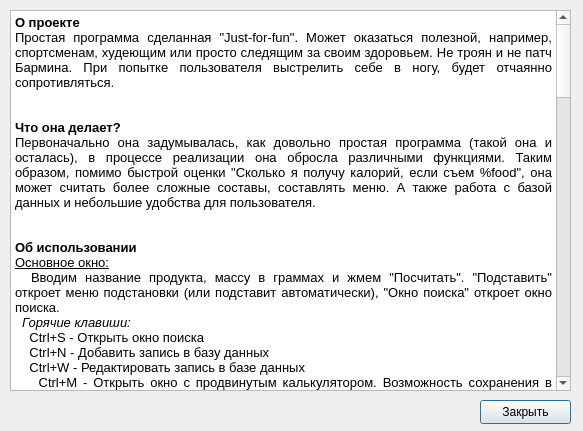
<?xml version="1.0" encoding="UTF-8"?>
<ui version="4.0">
 <class>Help_Window</class>
 <widget class="QMainWindow" name="Help_Window">
  <property name="geometry">
   <rect>
    <x>0</x>
    <y>0</y>
    <width>583</width>
    <height>431</height>
   </rect>
  </property>
  <property name="windowTitle">
   <string>Помощь</string>
  </property>
  <widget class="QWidget" name="centralwidget">
   <widget class="QPushButton" name="exitbut">
    <property name="geometry">
     <rect>
      <x>480</x>
      <y>400</y>
      <width>91</width>
      <height>24</height>
     </rect>
    </property>
    <property name="text">
     <string>Закрыть</string>
    </property>
    <property name="default">
     <bool>true</bool>
    </property>
   </widget>
   <widget class="QTextBrowser" name="text">
    <property name="geometry">
     <rect>
      <x>10</x>
      <y>10</y>
      <width>561</width>
      <height>381</height>
     </rect>
    </property>
    <property name="html">
     <string>&lt;!DOCTYPE HTML PUBLIC &quot;-//W3C//DTD HTML 4.0//EN&quot; &quot;http://www.w3.org/TR/REC-html40/strict.dtd&quot;&gt;
&lt;html&gt;&lt;head&gt;&lt;meta name=&quot;qrichtext&quot; content=&quot;1&quot; /&gt;&lt;style type=&quot;text/css&quot;&gt;
p, li { white-space: pre-wrap; }
&lt;/style&gt;&lt;/head&gt;&lt;body style=&quot; font-family:'Droid Sans'; font-size:10pt; font-weight:400; font-style:normal;&quot;&gt;
&lt;p align=&quot;justify&quot; style=&quot; margin-top:0px; margin-bottom:0px; margin-left:0px; margin-right:0px; -qt-block-indent:0; text-indent:0px;&quot;&gt;&lt;span style=&quot; font-weight:600;&quot;&gt;О проекте&lt;/span&gt;&lt;/p&gt;
&lt;p align=&quot;justify&quot; style=&quot; margin-top:0px; margin-bottom:0px; margin-left:0px; margin-right:0px; -qt-block-indent:0; text-indent:0px;&quot;&gt;Простая программа сделанная &amp;quot;Just-for-fun&amp;quot;. Может оказаться полезной, например, спортсменам, худеющим или просто следящим за своим здоровьем. Не троян и не патч Бармина. При попытке пользователя выстрелить себе в ногу, будет отчаянно сопротивляться.&lt;/p&gt;
&lt;p align=&quot;justify&quot; style=&quot;-qt-paragraph-type:empty; margin-top:0px; margin-bottom:0px; margin-left:0px; margin-right:0px; -qt-block-indent:0; text-indent:0px;&quot;&gt;&lt;br /&gt;&lt;/p&gt;
&lt;p align=&quot;justify&quot; style=&quot;-qt-paragraph-type:empty; margin-top:0px; margin-bottom:0px; margin-left:0px; margin-right:0px; -qt-block-indent:0; text-indent:0px;&quot;&gt;&lt;br /&gt;&lt;/p&gt;
&lt;p align=&quot;justify&quot; style=&quot; margin-top:0px; margin-bottom:0px; margin-left:0px; margin-right:0px; -qt-block-indent:0; text-indent:0px;&quot;&gt;&lt;span style=&quot; font-weight:600;&quot;&gt;Что она делает?&lt;/span&gt;&lt;/p&gt;
&lt;p align=&quot;justify&quot; style=&quot; margin-top:0px; margin-bottom:0px; margin-left:0px; margin-right:0px; -qt-block-indent:0; text-indent:0px;&quot;&gt;Первоначально она задумывалась, как довольно простая программа (такой она и осталась), в процессе реализации она обросла различными функциями. Таким образом, помимо быстрой оценки &amp;quot;Сколько я получу калорий, если съем %food&amp;quot;, она может считать более сложные составы, составлять меню. А также работа с базой данных и небольшие удобства для пользователя.&lt;/p&gt;
&lt;p align=&quot;justify&quot; style=&quot;-qt-paragraph-type:empty; margin-top:0px; margin-bottom:0px; margin-left:0px; margin-right:0px; -qt-block-indent:0; text-indent:0px;&quot;&gt;&lt;br /&gt;&lt;/p&gt;
&lt;p align=&quot;justify&quot; style=&quot;-qt-paragraph-type:empty; margin-top:0px; margin-bottom:0px; margin-left:0px; margin-right:0px; -qt-block-indent:0; text-indent:0px;&quot;&gt;&lt;br /&gt;&lt;/p&gt;
&lt;p align=&quot;justify&quot; style=&quot; margin-top:0px; margin-bottom:0px; margin-left:0px; margin-right:0px; -qt-block-indent:0; text-indent:0px;&quot;&gt;&lt;span style=&quot; font-weight:600;&quot;&gt;Об использовании&lt;/span&gt;&lt;/p&gt;
&lt;p align=&quot;justify&quot; style=&quot; margin-top:0px; margin-bottom:0px; margin-left:0px; margin-right:0px; -qt-block-indent:0; text-indent:0px;&quot;&gt;&lt;span style=&quot; text-decoration: underline;&quot;&gt;Основное окно:&lt;/span&gt;&lt;/p&gt;
&lt;p align=&quot;justify&quot; style=&quot; margin-top:0px; margin-bottom:0px; margin-left:0px; margin-right:0px; -qt-block-indent:0; text-indent:0px;&quot;&gt;  Вводим название продукта, массу в граммах и жмем &amp;quot;Посчитать&amp;quot;. &amp;quot;Подставить&amp;quot; откроет меню подстановки (или подставит автоматически), &amp;quot;Окно поиска&amp;quot; откроет окно поиска.&lt;/p&gt;
&lt;p align=&quot;justify&quot; style=&quot; margin-top:0px; margin-bottom:0px; margin-left:0px; margin-right:0px; -qt-block-indent:0; text-indent:0px;&quot;&gt;  &lt;span style=&quot; font-style:italic;&quot;&gt;Горячие клавиши:&lt;/span&gt;&lt;/p&gt;
&lt;p align=&quot;justify&quot; style=&quot; margin-top:0px; margin-bottom:0px; margin-left:0px; margin-right:0px; -qt-block-indent:0; text-indent:0px;&quot;&gt;    Ctrl+S - Открыть окно поиска&lt;/p&gt;
&lt;p align=&quot;justify&quot; style=&quot; margin-top:0px; margin-bottom:0px; margin-left:0px; margin-right:0px; -qt-block-indent:0; text-indent:0px;&quot;&gt;    Ctrl+N - Добавить запись в базу данных&lt;/p&gt;
&lt;p align=&quot;justify&quot; style=&quot; margin-top:0px; margin-bottom:0px; margin-left:0px; margin-right:0px; -qt-block-indent:0; text-indent:0px;&quot;&gt;    Ctrl+W - Редактировать запись в базе данных&lt;/p&gt;
&lt;p align=&quot;justify&quot; style=&quot; margin-top:0px; margin-bottom:0px; margin-left:0px; margin-right:0px; -qt-block-indent:0; text-indent:0px;&quot;&gt;    Ctrl+M - Открыть окно с продвинутым калькулятором. Возможность сохранения в файл&lt;/p&gt;
&lt;p align=&quot;justify&quot; style=&quot; margin-top:0px; margin-bottom:0px; margin-left:0px; margin-right:0px; -qt-block-indent:0; text-indent:0px;&quot;&gt;    Ctrl+Q - Выход&lt;/p&gt;
&lt;p align=&quot;justify&quot; style=&quot; margin-top:0px; margin-bottom:0px; margin-left:0px; margin-right:0px; -qt-block-indent:0; text-indent:0px;&quot;&gt;    F1     - Эта справка&lt;/p&gt;
&lt;p align=&quot;justify&quot; style=&quot; margin-top:0px; margin-bottom:0px; margin-left:0px; margin-right:0px; -qt-block-indent:0; text-indent:0px;&quot;&gt;    Tab    - Переключение по объектам&lt;/p&gt;
&lt;p align=&quot;justify&quot; style=&quot; margin-top:0px; margin-bottom:0px; margin-left:0px; margin-right:0px; -qt-block-indent:0; text-indent:0px;&quot;&gt;    Enter (в строке поиска) - откроет меню подстановки&lt;/p&gt;
&lt;p align=&quot;justify&quot; style=&quot;-qt-paragraph-type:empty; margin-top:0px; margin-bottom:0px; margin-left:0px; margin-right:0px; -qt-block-indent:0; text-indent:0px;&quot;&gt;&lt;br /&gt;&lt;/p&gt;
&lt;p align=&quot;justify&quot; style=&quot; margin-top:0px; margin-bottom:0px; margin-left:0px; margin-right:0px; -qt-block-indent:0; text-indent:0px;&quot;&gt;&lt;span style=&quot; text-decoration: underline;&quot;&gt;Окно поиска:&lt;/span&gt;&lt;/p&gt;
&lt;p align=&quot;justify&quot; style=&quot; margin-top:0px; margin-bottom:0px; margin-left:0px; margin-right:0px; -qt-block-indent:0; text-indent:0px;&quot;&gt;  Вводим что-нибудь. Что-нибудь получим в ответ.&lt;/p&gt;
&lt;p align=&quot;justify&quot; style=&quot; margin-top:0px; margin-bottom:0px; margin-left:0px; margin-right:0px; -qt-block-indent:0; text-indent:0px;&quot;&gt;  &lt;span style=&quot; font-style:italic;&quot;&gt;Горячие клавиши:&lt;/span&gt;&lt;/p&gt;
&lt;p align=&quot;justify&quot; style=&quot; margin-top:0px; margin-bottom:0px; margin-left:0px; margin-right:0px; -qt-block-indent:0; text-indent:0px;&quot;&gt;    Esc    - закрыть окно&lt;/p&gt;
&lt;p align=&quot;justify&quot; style=&quot; margin-top:0px; margin-bottom:0px; margin-left:0px; margin-right:0px; -qt-block-indent:0; text-indent:0px;&quot;&gt;    Tab    - Переключение по объектам&lt;/p&gt;
&lt;p align=&quot;justify&quot; style=&quot; margin-top:0px; margin-bottom:0px; margin-left:0px; margin-right:0px; -qt-block-indent:0; text-indent:0px;&quot;&gt;    Enter (в строке поиска) - аналогично нажатию на кнопку &amp;quot;Искать&amp;quot;&lt;/p&gt;
&lt;p align=&quot;justify&quot; style=&quot;-qt-paragraph-type:empty; margin-top:0px; margin-bottom:0px; margin-left:0px; margin-right:0px; -qt-block-indent:0; text-indent:0px;&quot;&gt;&lt;br /&gt;&lt;/p&gt;
&lt;p align=&quot;justify&quot; style=&quot; margin-top:0px; margin-bottom:0px; margin-left:0px; margin-right:0px; -qt-block-indent:0; text-indent:0px;&quot;&gt;&lt;span style=&quot; text-decoration: underline;&quot;&gt;Добавление записи в базу данных:&lt;/span&gt;&lt;/p&gt;
&lt;p align=&quot;justify&quot; style=&quot; margin-top:0px; margin-bottom:0px; margin-left:0px; margin-right:0px; -qt-block-indent:0; text-indent:0px;&quot;&gt;  Запись в базу данных. Оставлять числовые поля пустыми не возбраняется.&lt;/p&gt;
&lt;p align=&quot;justify&quot; style=&quot; margin-top:0px; margin-bottom:0px; margin-left:0px; margin-right:0px; -qt-block-indent:0; text-indent:0px;&quot;&gt;  &lt;span style=&quot; font-style:italic;&quot;&gt;Горячие клавиши:&lt;/span&gt;&lt;/p&gt;
&lt;p align=&quot;justify&quot; style=&quot; margin-top:0px; margin-bottom:0px; margin-left:0px; margin-right:0px; -qt-block-indent:0; text-indent:0px;&quot;&gt;    Esc    - закрыть окно&lt;/p&gt;
&lt;p align=&quot;justify&quot; style=&quot; margin-top:0px; margin-bottom:0px; margin-left:0px; margin-right:0px; -qt-block-indent:0; text-indent:0px;&quot;&gt;    Tab    - Переключение по объектам&lt;/p&gt;
&lt;p align=&quot;justify&quot; style=&quot;-qt-paragraph-type:empty; margin-top:0px; margin-bottom:0px; margin-left:0px; margin-right:0px; -qt-block-indent:0; text-indent:0px;&quot;&gt;&lt;br /&gt;&lt;/p&gt;
&lt;p align=&quot;justify&quot; style=&quot; margin-top:0px; margin-bottom:0px; margin-left:0px; margin-right:0px; -qt-block-indent:0; text-indent:0px;&quot;&gt;&lt;span style=&quot; text-decoration: underline;&quot;&gt;Редактирование записи в базе данных:&lt;/span&gt;&lt;/p&gt;
&lt;p align=&quot;justify&quot; style=&quot; margin-top:0px; margin-bottom:0px; margin-left:0px; margin-right:0px; -qt-block-indent:0; text-indent:0px;&quot;&gt;  Редактирование базы данных. Имя изменить нельзя. Оставлять числовые поля пустыми не возбраняется. &amp;quot;Подставить&amp;quot; откроет меню подстановки (или подставит автоматически), &amp;quot;Окно поиска&amp;quot; откроет окно поиска, &amp;quot;Удалить&amp;quot; - удалить запись из базы данных.&lt;/p&gt;
&lt;p align=&quot;justify&quot; style=&quot; margin-top:0px; margin-bottom:0px; margin-left:0px; margin-right:0px; -qt-block-indent:0; text-indent:0px;&quot;&gt;  &lt;span style=&quot; font-style:italic;&quot;&gt;Горячие клавиши:&lt;/span&gt;&lt;/p&gt;
&lt;p align=&quot;justify&quot; style=&quot; margin-top:0px; margin-bottom:0px; margin-left:0px; margin-right:0px; -qt-block-indent:0; text-indent:0px;&quot;&gt;    Esc    - закрыть окно&lt;/p&gt;
&lt;p align=&quot;justify&quot; style=&quot; margin-top:0px; margin-bottom:0px; margin-left:0px; margin-right:0px; -qt-block-indent:0; text-indent:0px;&quot;&gt;    Tab    - Переключение по объектам&lt;/p&gt;
&lt;p align=&quot;justify&quot; style=&quot; margin-top:0px; margin-bottom:0px; margin-left:0px; margin-right:0px; -qt-block-indent:0; text-indent:0px;&quot;&gt;    Enter (в строке поиска) - откроет меню подстановки&lt;/p&gt;
&lt;p align=&quot;justify&quot; style=&quot;-qt-paragraph-type:empty; margin-top:0px; margin-bottom:0px; margin-left:0px; margin-right:0px; -qt-block-indent:0; text-indent:0px;&quot;&gt;&lt;br /&gt;&lt;/p&gt;
&lt;p align=&quot;justify&quot; style=&quot; margin-top:0px; margin-bottom:0px; margin-left:0px; margin-right:0px; -qt-block-indent:0; text-indent:0px;&quot;&gt;&lt;span style=&quot; text-decoration: underline;&quot;&gt;Создать меню:&lt;/span&gt;&lt;/p&gt;
&lt;p align=&quot;justify&quot; style=&quot; margin-top:0px; margin-bottom:0px; margin-left:0px; margin-right:0px; -qt-block-indent:0; text-indent:0px;&quot;&gt;  Можно посчитать несколько продуктов. И сохранить их в файл (&amp;quot;Сохранить в файл&amp;quot;). &amp;quot;Подставить&amp;quot; откроет меню подстановки (или подставит автоматически), &amp;quot;Окно поиска&amp;quot; откроет окно поиска, &amp;quot;Искать&amp;quot; ищет искомое в базе данных и обновляет числа, &amp;quot;Добавить&amp;quot; - добавляет  продукт и его массу в общий список.&lt;/p&gt;
&lt;p align=&quot;justify&quot; style=&quot; margin-top:0px; margin-bottom:0px; margin-left:0px; margin-right:0px; -qt-block-indent:0; text-indent:0px;&quot;&gt;  &lt;span style=&quot; font-style:italic;&quot;&gt;Горячие клавиши:&lt;/span&gt;&lt;/p&gt;
&lt;p align=&quot;justify&quot; style=&quot; margin-top:0px; margin-bottom:0px; margin-left:0px; margin-right:0px; -qt-block-indent:0; text-indent:0px;&quot;&gt;    Esc    - закрыть окно&lt;/p&gt;
&lt;p align=&quot;justify&quot; style=&quot; margin-top:0px; margin-bottom:0px; margin-left:0px; margin-right:0px; -qt-block-indent:0; text-indent:0px;&quot;&gt;    Tab    - Переключение по объектам&lt;/p&gt;
&lt;p align=&quot;justify&quot; style=&quot; margin-top:0px; margin-bottom:0px; margin-left:0px; margin-right:0px; -qt-block-indent:0; text-indent:0px;&quot;&gt;    Enter (в строке поиска) - откроет меню подстановки&lt;/p&gt;
&lt;p align=&quot;justify&quot; style=&quot;-qt-paragraph-type:empty; margin-top:0px; margin-bottom:0px; margin-left:0px; margin-right:0px; -qt-block-indent:0; text-indent:0px;&quot;&gt;&lt;br /&gt;&lt;/p&gt;
&lt;p align=&quot;justify&quot; style=&quot; margin-top:0px; margin-bottom:0px; margin-left:0px; margin-right:0px; -qt-block-indent:0; text-indent:0px;&quot;&gt;&lt;span style=&quot; text-decoration: underline;&quot;&gt;Выбрать базу данных:&lt;/span&gt;&lt;/p&gt;
&lt;p align=&quot;justify&quot; style=&quot; margin-top:0px; margin-bottom:0px; margin-left:0px; margin-right:0px; -qt-block-indent:0; text-indent:0px;&quot;&gt;  Выбирает базу данных и пишет в файл настроек.&lt;/p&gt;
&lt;p align=&quot;justify&quot; style=&quot; margin-top:0px; margin-bottom:0px; margin-left:0px; margin-right:0px; -qt-block-indent:0; text-indent:0px;&quot;&gt;  Г&lt;span style=&quot; font-style:italic;&quot;&gt;орячие клавиши:&lt;/span&gt;&lt;/p&gt;
&lt;p align=&quot;justify&quot; style=&quot; margin-top:0px; margin-bottom:0px; margin-left:0px; margin-right:0px; -qt-block-indent:0; text-indent:0px;&quot;&gt;    Esc    - закрыть окно&lt;/p&gt;
&lt;p align=&quot;justify&quot; style=&quot; margin-top:0px; margin-bottom:0px; margin-left:0px; margin-right:0px; -qt-block-indent:0; text-indent:0px;&quot;&gt;    Tab    - Переключение по объектам&lt;/p&gt;
&lt;p align=&quot;justify&quot; style=&quot;-qt-paragraph-type:empty; margin-top:0px; margin-bottom:0px; margin-left:0px; margin-right:0px; -qt-block-indent:0; text-indent:0px;&quot;&gt;&lt;br /&gt;&lt;/p&gt;
&lt;p align=&quot;justify&quot; style=&quot; margin-top:0px; margin-bottom:0px; margin-left:0px; margin-right:0px; -qt-block-indent:0; text-indent:0px;&quot;&gt;&lt;span style=&quot; text-decoration: underline;&quot;&gt;Скопировать базу данных:&lt;/span&gt;&lt;/p&gt;
&lt;p align=&quot;justify&quot; style=&quot; margin-top:0px; margin-bottom:0px; margin-left:0px; margin-right:0px; -qt-block-indent:0; text-indent:0px;&quot;&gt;  Копирует текущую базу данных.&lt;/p&gt;
&lt;p align=&quot;justify&quot; style=&quot; margin-top:0px; margin-bottom:0px; margin-left:0px; margin-right:0px; -qt-block-indent:0; text-indent:0px;&quot;&gt;  &lt;span style=&quot; font-style:italic;&quot;&gt;Горячие клавиши:&lt;/span&gt;&lt;/p&gt;
&lt;p align=&quot;justify&quot; style=&quot; margin-top:0px; margin-bottom:0px; margin-left:0px; margin-right:0px; -qt-block-indent:0; text-indent:0px;&quot;&gt;    Esc    - закрыть окно&lt;/p&gt;
&lt;p align=&quot;justify&quot; style=&quot; margin-top:0px; margin-bottom:0px; margin-left:0px; margin-right:0px; -qt-block-indent:0; text-indent:0px;&quot;&gt;    Tab    - Переключение по объектам&lt;/p&gt;
&lt;p align=&quot;justify&quot; style=&quot;-qt-paragraph-type:empty; margin-top:0px; margin-bottom:0px; margin-left:0px; margin-right:0px; -qt-block-indent:0; text-indent:0px;&quot;&gt;&lt;br /&gt;&lt;/p&gt;
&lt;p align=&quot;justify&quot; style=&quot; margin-top:0px; margin-bottom:0px; margin-left:0px; margin-right:0px; -qt-block-indent:0; text-indent:0px;&quot;&gt;&lt;span style=&quot; text-decoration: underline;&quot;&gt;Выбрать язык:&lt;/span&gt;&lt;/p&gt;
&lt;p align=&quot;justify&quot; style=&quot; margin-top:0px; margin-bottom:0px; margin-left:0px; margin-right:0px; -qt-block-indent:0; text-indent:0px;&quot;&gt;  Выбор языка.&lt;/p&gt;
&lt;p align=&quot;justify&quot; style=&quot; margin-top:0px; margin-bottom:0px; margin-left:0px; margin-right:0px; -qt-block-indent:0; text-indent:0px;&quot;&gt;  &lt;span style=&quot; font-style:italic;&quot;&gt;Горячие клавиши:&lt;/span&gt;&lt;/p&gt;
&lt;p align=&quot;justify&quot; style=&quot; margin-top:0px; margin-bottom:0px; margin-left:0px; margin-right:0px; -qt-block-indent:0; text-indent:0px;&quot;&gt;    Esc    - закрыть окно&lt;/p&gt;
&lt;p align=&quot;justify&quot; style=&quot; margin-top:0px; margin-bottom:0px; margin-left:0px; margin-right:0px; -qt-block-indent:0; text-indent:0px;&quot;&gt;    Tab    - Переключение по объектам&lt;/p&gt;
&lt;p align=&quot;justify&quot; style=&quot;-qt-paragraph-type:empty; margin-top:0px; margin-bottom:0px; margin-left:0px; margin-right:0px; -qt-block-indent:0; text-indent:0px;&quot;&gt;&lt;br /&gt;&lt;/p&gt;
&lt;p align=&quot;justify&quot; style=&quot; margin-top:0px; margin-bottom:0px; margin-left:0px; margin-right:0px; -qt-block-indent:0; text-indent:0px;&quot;&gt;&lt;span style=&quot; text-decoration: underline;&quot;&gt;Помощь:&lt;/span&gt;&lt;/p&gt;
&lt;p align=&quot;justify&quot; style=&quot; margin-top:0px; margin-bottom:0px; margin-left:0px; margin-right:0px; -qt-block-indent:0; text-indent:0px;&quot;&gt;  Эта справка.&lt;/p&gt;
&lt;p align=&quot;justify&quot; style=&quot; margin-top:0px; margin-bottom:0px; margin-left:0px; margin-right:0px; -qt-block-indent:0; text-indent:0px;&quot;&gt;  &lt;span style=&quot; font-style:italic;&quot;&gt;Горячие клавиши:&lt;/span&gt;&lt;/p&gt;
&lt;p align=&quot;justify&quot; style=&quot; margin-top:0px; margin-bottom:0px; margin-left:0px; margin-right:0px; -qt-block-indent:0; text-indent:0px;&quot;&gt;    Esc    - закрыть окно&lt;/p&gt;
&lt;p align=&quot;justify&quot; style=&quot; margin-top:0px; margin-bottom:0px; margin-left:0px; margin-right:0px; -qt-block-indent:0; text-indent:0px;&quot;&gt;    Tab    - Переключение по объектам&lt;/p&gt;
&lt;p align=&quot;justify&quot; style=&quot;-qt-paragraph-type:empty; margin-top:0px; margin-bottom:0px; margin-left:0px; margin-right:0px; -qt-block-indent:0; text-indent:0px;&quot;&gt;&lt;br /&gt;&lt;/p&gt;
&lt;p align=&quot;justify&quot; style=&quot; margin-top:0px; margin-bottom:0px; margin-left:0px; margin-right:0px; -qt-block-indent:0; text-indent:0px;&quot;&gt;&lt;span style=&quot; text-decoration: underline;&quot;&gt;О программе:&lt;/span&gt;&lt;/p&gt;
&lt;p align=&quot;justify&quot; style=&quot; margin-top:0px; margin-bottom:0px; margin-left:0px; margin-right:0px; -qt-block-indent:0; text-indent:0px;&quot;&gt;  Небольшое окно &amp;quot;About&amp;quot;.&lt;/p&gt;
&lt;p align=&quot;justify&quot; style=&quot; margin-top:0px; margin-bottom:0px; margin-left:0px; margin-right:0px; -qt-block-indent:0; text-indent:0px;&quot;&gt;  &lt;span style=&quot; font-style:italic;&quot;&gt;Горячие клавиши:&lt;/span&gt;&lt;/p&gt;
&lt;p align=&quot;justify&quot; style=&quot; margin-top:0px; margin-bottom:0px; margin-left:0px; margin-right:0px; -qt-block-indent:0; text-indent:0px;&quot;&gt;    Esc    - закрыть окно&lt;/p&gt;
&lt;p align=&quot;justify&quot; style=&quot; margin-top:0px; margin-bottom:0px; margin-left:0px; margin-right:0px; -qt-block-indent:0; text-indent:0px;&quot;&gt;    Tab    - Переключение по объектам&lt;/p&gt;
&lt;p align=&quot;justify&quot; style=&quot;-qt-paragraph-type:empty; margin-top:0px; margin-bottom:0px; margin-left:0px; margin-right:0px; -qt-block-indent:0; text-indent:0px;&quot;&gt;&lt;br /&gt;&lt;/p&gt;
&lt;p align=&quot;justify&quot; style=&quot; margin-top:0px; margin-bottom:0px; margin-left:0px; margin-right:0px; -qt-block-indent:0; text-indent:0px;&quot;&gt;&lt;span style=&quot; text-decoration: underline;&quot;&gt;Окно подстановки:&lt;/span&gt;&lt;/p&gt;
&lt;p align=&quot;justify&quot; style=&quot; margin-top:0px; margin-bottom:0px; margin-left:0px; margin-right:0px; -qt-block-indent:0; text-indent:0px;&quot;&gt;  Подставляет выбранную позицию в строку поиска. Навигация как мышкой, так и стрелочками.&lt;/p&gt;
&lt;p align=&quot;justify&quot; style=&quot; margin-top:0px; margin-bottom:0px; margin-left:0px; margin-right:0px; -qt-block-indent:0; text-indent:0px;&quot;&gt;  &lt;span style=&quot; font-style:italic;&quot;&gt;Горячие клавиши:&lt;/span&gt;&lt;/p&gt;
&lt;p align=&quot;justify&quot; style=&quot; margin-top:0px; margin-bottom:0px; margin-left:0px; margin-right:0px; -qt-block-indent:0; text-indent:0px;&quot;&gt;    DoubleClick, Enter - выбор позиции&lt;/p&gt;
&lt;p align=&quot;justify&quot; style=&quot; margin-top:0px; margin-bottom:0px; margin-left:0px; margin-right:0px; -qt-block-indent:0; text-indent:0px;&quot;&gt;    Esc    - закрыть окно&lt;/p&gt;
&lt;p align=&quot;justify&quot; style=&quot;-qt-paragraph-type:empty; margin-top:0px; margin-bottom:0px; margin-left:0px; margin-right:0px; -qt-block-indent:0; text-indent:0px;&quot;&gt;&lt;br /&gt;&lt;/p&gt;
&lt;p align=&quot;justify&quot; style=&quot; margin-top:0px; margin-bottom:0px; margin-left:0px; margin-right:0px; -qt-block-indent:0; text-indent:0px;&quot;&gt;&lt;span style=&quot; text-decoration: underline;&quot;&gt;Ошибка:&lt;/span&gt;&lt;/p&gt;
&lt;p align=&quot;justify&quot; style=&quot; margin-top:0px; margin-bottom:0px; margin-left:0px; margin-right:0px; -qt-block-indent:0; text-indent:0px;&quot;&gt;  Мифическое окно. У хороших пользователей его не бывает.&lt;/p&gt;
&lt;p align=&quot;justify&quot; style=&quot;-qt-paragraph-type:empty; margin-top:0px; margin-bottom:0px; margin-left:0px; margin-right:0px; -qt-block-indent:0; text-indent:0px;&quot;&gt;&lt;br /&gt;&lt;/p&gt;
&lt;p align=&quot;justify&quot; style=&quot;-qt-paragraph-type:empty; margin-top:0px; margin-bottom:0px; margin-left:0px; margin-right:0px; -qt-block-indent:0; text-indent:0px;&quot;&gt;&lt;br /&gt;&lt;/p&gt;
&lt;p align=&quot;justify&quot; style=&quot; margin-top:0px; margin-bottom:0px; margin-left:0px; margin-right:0px; -qt-block-indent:0; text-indent:0px;&quot;&gt;&lt;span style=&quot; font-weight:600;&quot;&gt;О базе данных&lt;/span&gt;&lt;/p&gt;
&lt;p align=&quot;justify&quot; style=&quot; margin-top:0px; margin-bottom:0px; margin-left:0px; margin-right:0px; -qt-block-indent:0; text-indent:0px;&quot;&gt;Существует две базы данных, сделанных в полуавтоматическом режиме - одна на английском, другая на русском. Остальное сами. Я бы не советовал вписывать ручками - лучше пользоваться интерфейсом программы. Однако, на всякий случай замечу, что в базе данных строки содержатся в следующем виде:&lt;/p&gt;
&lt;p align=&quot;justify&quot; style=&quot;-qt-paragraph-type:empty; margin-top:0px; margin-bottom:0px; margin-left:0px; margin-right:0px; -qt-block-indent:0; text-indent:0px;&quot;&gt;&lt;br /&gt;&lt;/p&gt;
&lt;p align=&quot;justify&quot; style=&quot; margin-top:0px; margin-bottom:0px; margin-left:0px; margin-right:0px; -qt-block-indent:0; text-indent:0px;&quot;&gt;  наименование_продукта;;белки;;жиры;;углеводы;;калорийность;;гликемический_индекс&lt;/p&gt;
&lt;p align=&quot;justify&quot; style=&quot;-qt-paragraph-type:empty; margin-top:0px; margin-bottom:0px; margin-left:0px; margin-right:0px; -qt-block-indent:0; text-indent:0px;&quot;&gt;&lt;br /&gt;&lt;/p&gt;
&lt;p align=&quot;justify&quot; style=&quot; margin-top:0px; margin-bottom:0px; margin-left:0px; margin-right:0px; -qt-block-indent:0; text-indent:0px;&quot;&gt;Все числа хранятся в формате float (то есть что-то вроде 1.23 или 0.0). Названия лучше вводить нижним регистром, пробелы допускаются.&lt;/p&gt;
&lt;p align=&quot;justify&quot; style=&quot;-qt-paragraph-type:empty; margin-top:0px; margin-bottom:0px; margin-left:0px; margin-right:0px; -qt-block-indent:0; text-indent:0px;&quot;&gt;&lt;br /&gt;&lt;/p&gt;
&lt;p align=&quot;justify&quot; style=&quot;-qt-paragraph-type:empty; margin-top:0px; margin-bottom:0px; margin-left:0px; margin-right:0px; -qt-block-indent:0; text-indent:0px;&quot;&gt;&lt;br /&gt;&lt;/p&gt;
&lt;p align=&quot;justify&quot; style=&quot; margin-top:0px; margin-bottom:0px; margin-left:0px; margin-right:0px; -qt-block-indent:0; text-indent:0px;&quot;&gt;&lt;span style=&quot; font-weight:600;&quot;&gt;О локализациях&lt;/span&gt;&lt;/p&gt;
&lt;p align=&quot;justify&quot; style=&quot; margin-top:0px; margin-bottom:0px; margin-left:0px; margin-right:0px; -qt-block-indent:0; text-indent:0px;&quot;&gt;Собственно, тут мне сказать нечего. Существует русский язык и английский. Сильно сомневаюсь, что будет добавлено что-то еще.&lt;/p&gt;
&lt;p align=&quot;justify&quot; style=&quot;-qt-paragraph-type:empty; margin-top:0px; margin-bottom:0px; margin-left:0px; margin-right:0px; -qt-block-indent:0; text-indent:0px;&quot;&gt;&lt;br /&gt;&lt;/p&gt;
&lt;p align=&quot;justify&quot; style=&quot;-qt-paragraph-type:empty; margin-top:0px; margin-bottom:0px; margin-left:0px; margin-right:0px; -qt-block-indent:0; text-indent:0px;&quot;&gt;&lt;br /&gt;&lt;/p&gt;
&lt;p align=&quot;justify&quot; style=&quot; margin-top:0px; margin-bottom:0px; margin-left:0px; margin-right:0px; -qt-block-indent:0; text-indent:0px;&quot;&gt;&lt;span style=&quot; font-weight:600;&quot;&gt;Технические характеристики&lt;/span&gt;&lt;/p&gt;
&lt;p align=&quot;justify&quot; style=&quot; margin-top:0px; margin-bottom:0px; margin-left:0px; margin-right:0px; -qt-block-indent:0; text-indent:0px;&quot;&gt;&lt;span style=&quot; text-decoration: underline;&quot;&gt;Зависимости:&lt;/span&gt;&lt;/p&gt;
&lt;p align=&quot;justify&quot; style=&quot; margin-top:0px; margin-bottom:0px; margin-left:0px; margin-right:0px; -qt-block-indent:0; text-indent:0px;&quot;&gt;  Python2.7&lt;/p&gt;
&lt;p align=&quot;justify&quot; style=&quot; margin-top:0px; margin-bottom:0px; margin-left:0px; margin-right:0px; -qt-block-indent:0; text-indent:0px;&quot;&gt;  PyQt4&lt;/p&gt;
&lt;p align=&quot;justify&quot; style=&quot; margin-top:0px; margin-bottom:0px; margin-left:0px; margin-right:0px; -qt-block-indent:0; text-indent:0px;&quot;&gt;  Qt4&lt;/p&gt;
&lt;p align=&quot;justify&quot; style=&quot;-qt-paragraph-type:empty; margin-top:0px; margin-bottom:0px; margin-left:0px; margin-right:0px; -qt-block-indent:0; text-indent:0px;&quot;&gt;&lt;br /&gt;&lt;/p&gt;
&lt;p align=&quot;justify&quot; style=&quot; margin-top:0px; margin-bottom:0px; margin-left:0px; margin-right:0px; -qt-block-indent:0; text-indent:0px;&quot;&gt;&lt;span style=&quot; text-decoration: underline;&quot;&gt;Файл настроек (food_gui.ini):&lt;/span&gt;&lt;/p&gt;
&lt;p align=&quot;justify&quot; style=&quot; margin-top:0px; margin-bottom:0px; margin-left:0px; margin-right:0px; -qt-block-indent:0; text-indent:0px;&quot;&gt;  &lt;span style=&quot; font-style:italic;&quot;&gt;Windows&lt;/span&gt; - рабочая директория&lt;/p&gt;
&lt;p align=&quot;justify&quot; style=&quot; margin-top:0px; margin-bottom:0px; margin-left:0px; margin-right:0px; -qt-block-indent:0; text-indent:0px;&quot;&gt;  &lt;span style=&quot; font-style:italic;&quot;&gt;Linux&lt;/span&gt;   - ~/.config/food_gui/&lt;/p&gt;
&lt;p align=&quot;justify&quot; style=&quot;-qt-paragraph-type:empty; margin-top:0px; margin-bottom:0px; margin-left:0px; margin-right:0px; -qt-block-indent:0; text-indent:0px;&quot;&gt;&lt;br /&gt;&lt;/p&gt;
&lt;p align=&quot;justify&quot; style=&quot; margin-top:0px; margin-bottom:0px; margin-left:0px; margin-right:0px; -qt-block-indent:0; text-indent:0px;&quot;&gt;&lt;span style=&quot; text-decoration: underline;&quot;&gt;База данных:&lt;/span&gt;&lt;/p&gt;
&lt;p align=&quot;justify&quot; style=&quot; margin-top:0px; margin-bottom:0px; margin-left:0px; margin-right:0px; -qt-block-indent:0; text-indent:0px;&quot;&gt;  Лучше скопировать ее в рабочую директорию (Windows) или в директорию ~/.config/food_gui/ (Linux). Но, в принципе, она может быть где угодно.&lt;/p&gt;
&lt;p align=&quot;justify&quot; style=&quot;-qt-paragraph-type:empty; margin-top:0px; margin-bottom:0px; margin-left:0px; margin-right:0px; -qt-block-indent:0; text-indent:0px;&quot;&gt;&lt;br /&gt;&lt;/p&gt;
&lt;p align=&quot;justify&quot; style=&quot; margin-top:0px; margin-bottom:0px; margin-left:0px; margin-right:0px; -qt-block-indent:0; text-indent:0px;&quot;&gt;&lt;span style=&quot; text-decoration: underline;&quot;&gt;Установка:&lt;/span&gt;&lt;/p&gt;
&lt;p align=&quot;justify&quot; style=&quot; margin-top:0px; margin-bottom:0px; margin-left:0px; margin-right:0px; -qt-block-indent:0; text-indent:0px;&quot;&gt;  &lt;span style=&quot; font-style:italic;&quot;&gt;Linux:&lt;/span&gt;&lt;/p&gt;
&lt;p align=&quot;justify&quot; style=&quot; margin-top:0px; margin-bottom:0px; margin-left:0px; margin-right:0px; -qt-block-indent:0; text-indent:0px;&quot;&gt;    1) Убедиться, что все на месте (зависимости, наличие /usr/bin/python2.7).&lt;/p&gt;
&lt;p align=&quot;justify&quot; style=&quot; margin-top:0px; margin-bottom:0px; margin-left:0px; margin-right:0px; -qt-block-indent:0; text-indent:0px;&quot;&gt;    2) Запустить скрипт.&lt;/p&gt;
&lt;p align=&quot;justify&quot; style=&quot; margin-top:0px; margin-bottom:0px; margin-left:0px; margin-right:0px; -qt-block-indent:0; text-indent:0px;&quot;&gt;    3) Можно скопировать куда-нибудь.&lt;/p&gt;
&lt;p align=&quot;justify&quot; style=&quot; margin-top:0px; margin-bottom:0px; margin-left:0px; margin-right:0px; -qt-block-indent:0; text-indent:0px;&quot;&gt;  &lt;span style=&quot; font-style:italic;&quot;&gt;Windows:&lt;/span&gt;&lt;/p&gt;
&lt;p align=&quot;justify&quot; style=&quot; margin-top:0px; margin-bottom:0px; margin-left:0px; margin-right:0px; -qt-block-indent:0; text-indent:0px;&quot;&gt;    1) Установить все зависимости.&lt;/p&gt;
&lt;p align=&quot;justify&quot; style=&quot; margin-top:0px; margin-bottom:0px; margin-left:0px; margin-right:0px; -qt-block-indent:0; text-indent:0px;&quot;&gt;    2a) Запустить скрипт&lt;/p&gt;
&lt;p align=&quot;justify&quot; style=&quot; margin-top:0px; margin-bottom:0px; margin-left:0px; margin-right:0px; -qt-block-indent:0; text-indent:0px;&quot;&gt;    или&lt;/p&gt;
&lt;p align=&quot;justify&quot; style=&quot; margin-top:0px; margin-bottom:0px; margin-left:0px; margin-right:0px; -qt-block-indent:0; text-indent:0px;&quot;&gt;    2b) Установить pyinstaller.&lt;/p&gt;
&lt;p align=&quot;justify&quot; style=&quot; margin-top:0px; margin-bottom:0px; margin-left:0px; margin-right:0px; -qt-block-indent:0; text-indent:0px;&quot;&gt;    3b) Запустить скрипт pyinstaller.bat.&lt;/p&gt;
&lt;p align=&quot;justify&quot; style=&quot; margin-top:0px; margin-bottom:0px; margin-left:0px; margin-right:0px; -qt-block-indent:0; text-indent:0px;&quot;&gt;    4b) Запустить полученный *.exe файл (где-то .\food_gui\dist\).&lt;/p&gt;
&lt;p align=&quot;justify&quot; style=&quot; margin-top:0px; margin-bottom:0px; margin-left:0px; margin-right:0px; -qt-block-indent:0; text-indent:0px;&quot;&gt;    или&lt;/p&gt;
&lt;p align=&quot;justify&quot; style=&quot; margin-top:0px; margin-bottom:0px; margin-left:0px; margin-right:0px; -qt-block-indent:0; text-indent:0px;&quot;&gt;    1с) Взять уже готовый *.exe файл. Однако, его работа под всеми системами не гарантируется (скомпилен под Windows7-x64).&lt;/p&gt;
&lt;p align=&quot;justify&quot; style=&quot; margin-top:0px; margin-bottom:0px; margin-left:0px; margin-right:0px; -qt-block-indent:0; text-indent:0px;&quot;&gt;  &lt;span style=&quot; font-style:italic;&quot;&gt;MacOS:&lt;/span&gt;&lt;/p&gt;
&lt;p align=&quot;justify&quot; style=&quot; margin-top:0px; margin-bottom:0px; margin-left:0px; margin-right:0px; -qt-block-indent:0; text-indent:0px;&quot;&gt;    1) Удалить MacOS.&lt;/p&gt;
&lt;p align=&quot;justify&quot; style=&quot; margin-top:0px; margin-bottom:0px; margin-left:0px; margin-right:0px; -qt-block-indent:0; text-indent:0px;&quot;&gt;    2) Поставить Linux.&lt;/p&gt;
&lt;p align=&quot;justify&quot; style=&quot; margin-top:0px; margin-bottom:0px; margin-left:0px; margin-right:0px; -qt-block-indent:0; text-indent:0px;&quot;&gt;    3) См. установку для Linux.&lt;/p&gt;
&lt;p align=&quot;justify&quot; style=&quot; margin-top:0px; margin-bottom:0px; margin-left:0px; margin-right:0px; -qt-block-indent:0; text-indent:0px;&quot;&gt;    P.S.: или подработать скрипт самостоятельно.&lt;/p&gt;
&lt;p align=&quot;justify&quot; style=&quot;-qt-paragraph-type:empty; margin-top:0px; margin-bottom:0px; margin-left:0px; margin-right:0px; -qt-block-indent:0; text-indent:0px;&quot;&gt;&lt;br /&gt;&lt;/p&gt;
&lt;p align=&quot;justify&quot; style=&quot;-qt-paragraph-type:empty; margin-top:0px; margin-bottom:0px; margin-left:0px; margin-right:0px; -qt-block-indent:0; text-indent:0px;&quot;&gt;&lt;br /&gt;&lt;/p&gt;
&lt;p align=&quot;justify&quot; style=&quot; margin-top:0px; margin-bottom:0px; margin-left:0px; margin-right:0px; -qt-block-indent:0; text-indent:0px;&quot;&gt;&lt;span style=&quot; font-weight:600;&quot;&gt;Об ошибках, предложениях&lt;/span&gt;&lt;/p&gt;
&lt;p align=&quot;justify&quot; style=&quot; margin-top:0px; margin-bottom:0px; margin-left:0px; margin-right:0px; -qt-block-indent:0; text-indent:0px;&quot;&gt;Ошибки буду фиксить по мере возможности. Насчет предложений ничего не обещаю. По всем вопросам стучитесь:&lt;/p&gt;
&lt;p align=&quot;justify&quot; style=&quot;-qt-paragraph-type:empty; margin-top:0px; margin-bottom:0px; margin-left:0px; margin-right:0px; -qt-block-indent:0; text-indent:0px;&quot;&gt;&lt;br /&gt;&lt;/p&gt;
&lt;p align=&quot;justify&quot; style=&quot; margin-top:0px; margin-bottom:0px; margin-left:0px; margin-right:0px; -qt-block-indent:0; text-indent:0px;&quot;&gt;  &lt;span style=&quot; font-style:italic;&quot;&gt;e-mail: esalexeev@gmail.com&lt;/span&gt;&lt;/p&gt;
&lt;p align=&quot;justify&quot; style=&quot; margin-top:0px; margin-bottom:0px; margin-left:0px; margin-right:0px; -qt-block-indent:0; text-indent:0px;&quot;&gt;&lt;span style=&quot; font-style:italic;&quot;&gt;  Jabber: arcanis@jabber.ru&lt;/span&gt;&lt;/p&gt;
&lt;p align=&quot;justify&quot; style=&quot; margin-top:0px; margin-bottom:0px; margin-left:0px; margin-right:0px; -qt-block-indent:0; text-indent:0px;&quot;&gt;&lt;span style=&quot; font-style:italic;&quot;&gt;  ICQ: 407-398-235&lt;/span&gt;&lt;/p&gt;&lt;/body&gt;&lt;/html&gt;</string>
    </property>
   </widget>
  </widget>
 </widget>
 <resources/>
 <connections>
  <connection>
   <sender>exitbut</sender>
   <signal>clicked()</signal>
   <receiver>Help_Window</receiver>
   <slot>close()</slot>
   <hints>
    <hint type="sourcelabel">
     <x>525</x>
     <y>411</y>
    </hint>
    <hint type="destinationlabel">
     <x>291</x>
     <y>215</y>
    </hint>
   </hints>
  </connection>
 </connections>
</ui>
